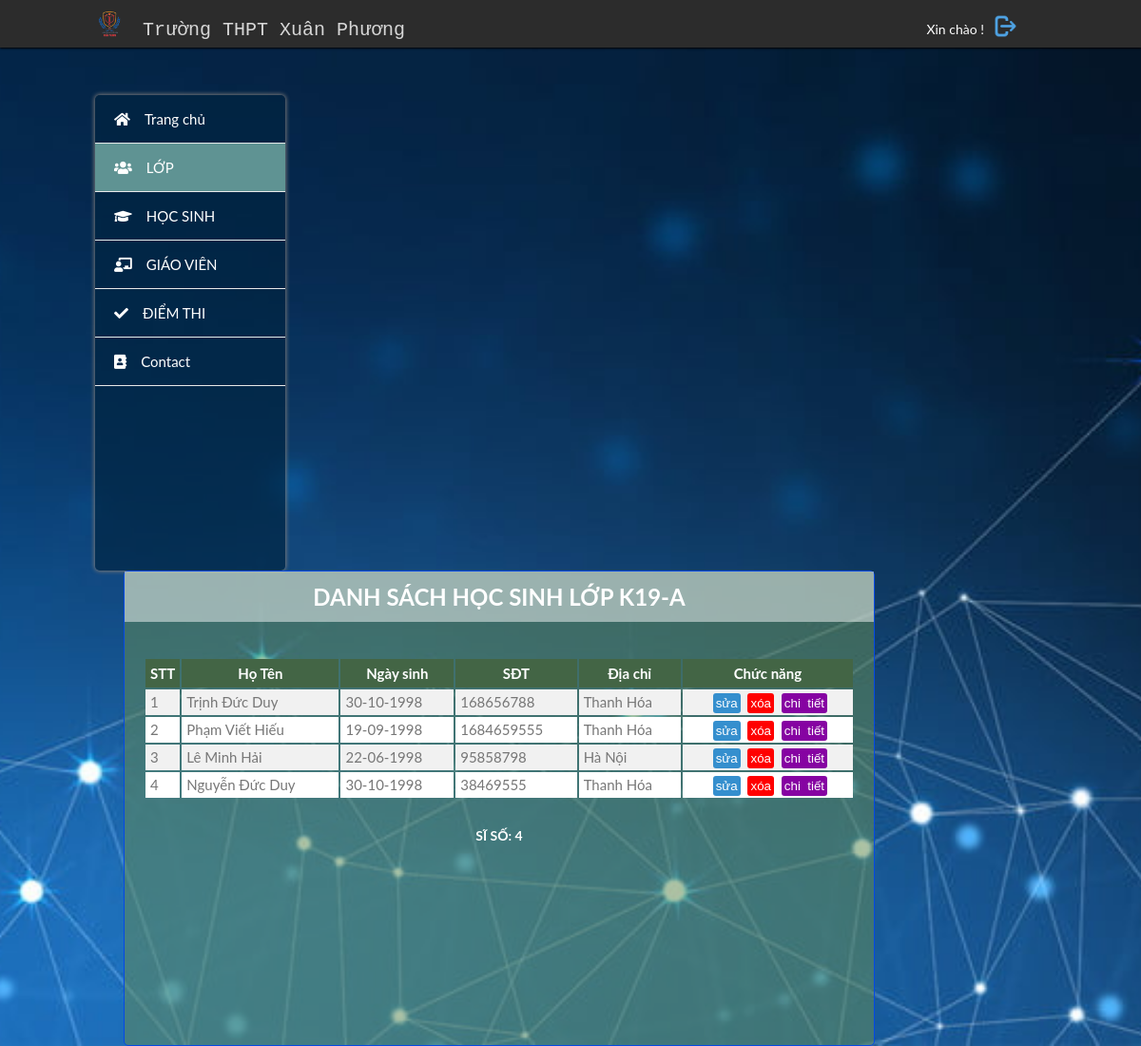
Page /dslop.php?id=10 (signed in) on the committed database.
### tables this page shows
CREATE TABLE `lophoc` (
  `lopID` int(11) NOT NULL,
  `tenlop` text NOT NULL,
  `chunhiem` text NOT NULL,
  `phonghoc` text NOT NULL
);

CREATE TABLE `hocsinh` (
  `hocsinhID` int(11) NOT NULL,
  `MaHS` int(11) NOT NULL,
  `lopID` int(11) NOT NULL,
  `name` text NOT NULL,
  `birthday` date NOT NULL,
  `phonenumber` int(11) NOT NULL,
  `address` text NOT NULL,
  `avt` text NOT NULL,
  `so_truong` text NOT NULL
);

### dslop.php (the view, shortened to what this page needs)
<!DOCTYPE html>
<html>
<?php
	if (isset($_SESSION['username'])){
	$link = new mysqli('localhost','root','','hocsinh') or die('kết nối thất bại ');
	mysqli_query($link, 'SET NAMES UTF8');
	$query = "SELECT * FROM hocsinh WHERE hocsinh.lopID = '".$_GET['id']."'";
	$result = mysqli_query($link, $query);
?>
    <head>
        <link rel="stylesheet" href="css/qlhs.css">
         <link rel="stylesheet" href="style/fontawesome/css/all.css">
    </head>
    <body>
        <header>
            <div class="container">
                 <div id="logo">
					  <div id="logoImg">
						   <img src="image/anh4.png " width="30px">
					  </div>
					<a href="index.php">Trường THPT Xuân Phương</a>
				 </div>
				<div id="accountName">
					<p> Xin chào ! </p>
					<a href="dangxuat.php" alt= "Đăng xuất"> <img src="image/logout.png" width="25px"> </a>
				</div>
            </div>
        </header>
        <div class="body">
			<div class="container">
				<div id="menu">
                  <ul>
                     <li><a href="index.php"><i class="fas fa-home"></i>Trang chủ</a></li>
                      <li><a id = "current" href="lop.php"><i class="fas fa-users"></i>LỚP</a></li>
                      <li><a href="hocsinh.php" ><i class="fas fa-graduation-cap"></i>HỌC SINH</a></li>
                      <li><a href="giaovien.php"><i class="fas fa-chalkboard-teacher"></i>GIÁO VIÊN</a></li>
                      <li><a href="diemthi.php"><i class="fas fa-check"></i>ĐIỂM THI</a></li>
                      <li><a href="contact.php"><i class="fas fa-address-book"></i>Contact</a></li>
                  </ul>
              </div>
              <div id="main-contain">
			  <h2>DANH SÁCH HỌC SINH LỚP  <?php $q = "SELECT tenlop FROM lophoc WHERE lopID = '".$_GET['id']."' " ;
														  $rs = mysqli_query($link, $q);
															 while($r = mysqli_fetch_assoc($rs))
															 {
																 $tenlop = $r['tenlop'];
															 };
															 echo $tenlop ;?></h2><br>
			  <div id="listSV">
						<table width = "70%">
								<tr>
									<th>STT</th>
									<th>Họ Tên</th>
									<th>Ngày sinh</th>
									<th>SĐT</th>
									<th>Địa chỉ</th>
									<th>Chức năng</th>
								</tr>
							<?php
								$i=0;
								if(mysqli_num_rows($result) > 0){
									while ($r = mysqli_fetch_assoc($result)){
										$i++;
										$hocsinhID = $r['hocsinhID'];
										$ten= $r['name'];
										$ngaysinhsql =$r['birthday'];
										$ngaysinh = date("d-m-Y", strtotime($ngaysinhsql));
										$sdt = $r['phonenumber'];
										$quequan = $r['address'];
										echo "<tr> ";
											echo "<td>$i</td>";
											echo "<td>$ten</td>"	;
											echo "<td>$ngaysinh</td>";
											echo "<td>$sdt</td>"	;
											echo "<td>$quequan</td>"	;
											echo " <td style='text-align: center;'> <a href='chucnang/suasv.php?id=$hocsinhID '><input id='btnSua' type='button' value='sửa' '></a>   <a href='chucnang/xoasv.php?id=$hocsinhID '><input id='btnXoa' type='button' value='xóa'></a> <a href='thongtinsv.php?id=$hocsinhID '><input id='btnChitiet' type='button' value='chi  tiết' '></a>  </td>";
									}
								}
								else{
									echo '<tr > <td colspan="6" align = "center">Chưa có HỌC SINH ở lớp này! </td></tr>';
								}
							?>
							</table>
							<br>
							<p style="color: white; text-align:center;"><b> SĨ SỐ: <?php echo $i;?> </b></p>
					  </div>
              </div>
            </div>
        </div>
    </body>
</html>
<?php
	}
	else
	{
		 header('location: login.php');
	}
?>

### css/qlhs.css (style rules this page uses)
* { margin: 0; padding: 0; }
body { font: 400 15px/1.8 Lato, sans-serif; color: #777; background: #98a7a7 url("../image/bomaybucroi.jpg") no-repeat fixed center; background-size: cover; }
input { outline: none; }
a { text-decoration: none; color: white; }
.container { margin: 0px 100px; }
header { position: fixed; top: 0px; left: 0px; height: 40px; background: rgb(44, 44, 44); color: #efd5d5; text-align: left; padding-top: 10px; width: 100%; box-shadow: 0px 1px 2px black; z-index: 1; }
#logo { float: left; width: 50%; font-size: 20px; }
#logo a { float: left; margin-top: 4px; color: #d7d7d7; font-family: monospace; transition: 0.2s linear; }
#logoImg { float: left; margin-right: 20px; }
#accountName { float: right; padding-top: 5px; margin-right: 30px; }
#accountName p { float: left; margin-right: 10px; margin-top: 5px; }
.body { margin: 100px 0px; height: 500px; }
#menu { float: left; color: black; background: #012440ab; width: 200px; height: 500px; border-radius: 5px; box-shadow: 0px 0px 4px 1px #787878; }
#menu ul { list-style-type: none; }
#menu ul li { height: 50px; line-height: 50px; border-bottom: 1px solid #e8e9e9; }
#menu ul li a { display: block; text-decoration: none; color: #ffffff; padding-left: 20px; transition: 0.2s ease-in; }
#menu ul li a:hover, #current { background: #5f9393; }
#menu i { margin-right: 15px; }
#main-contain { background: #648c5687; float: left; width: 79%; min-height: 500px; margin-left: 30px; border: 1px solid #0549e5; border-radius: 5px; box-sizing: border-box; }
#main-contain h2 { background: #ffffff7a; color: white; padding: 5px; text-align: center; }
#listSV { margin: 10px 20px; }
#listSV table { margin: 0 auto; width: 100%; }
#listSV th { height: 30px; background: #023005bd; color: white; }
#listSV tr { height: 20px; background: white; }
#listSV td { padding-left: 5px; }
#listSV tr:nth-child(even) { background-color: #f1f1f1; }
#btnXoa, #btnSua, #btnChitiet { border: none; padding: 3px; border-radius: 3px; color: white; margin: 2px; cursor: pointer; transition: 0.1s ease-in; }
#btnXoa { background: red; }
#btnSua { background: #358fce; }
#btnChitiet { background: #8603a2; }
h2 { color: #f0f0f0; }
p { line-height: 1.6; color: #555; }
h2 { color: white; font-size: 24px; }
p { line-height: 1.6; color: white; font-size: 14px; }

### css/all.css (style rules this page uses)
.fa, .fas, .far, .fal, .fab { -moz-osx-font-smoothing: grayscale; -webkit-font-smoothing: antialiased; display: inline-block; font-style: normal; font-variant: normal; text-rendering: auto; line-height: 1; }
.fa-address-book:before { content: "\f2b9"; }
.fa-chalkboard-teacher:before { content: "\f51c"; }
.fa-check:before { content: "\f00c"; }
.fa-graduation-cap:before { content: "\f19d"; }
.fa-home:before { content: "\f015"; }
.fa-users:before { content: "\f0c0"; }
.fa, .fas { font-family: 'Font Awesome 5 Free'; font-weight: 900; }

### rows in the picture
lophoc: tenlop "K19-A"
hocsinh: name "Trịnh Đức Duy", birthday "30-10-1998", phonenumber "168656788", address "Thanh Hóa"
hocsinh: name "Phạm Viết Hiếu", birthday "19-09-1998", phonenumber "1684659555", address "Thanh Hóa"
hocsinh: name "Lê Minh Hải", birthday "22-06-1998", phonenumber "95858798", address "Hà Nội"
hocsinh: name "Nguyễn Đức Duy", birthday "30-10-1998", phonenumber "38469555", address "Thanh Hóa"

### other values in the picture
$i "4"
